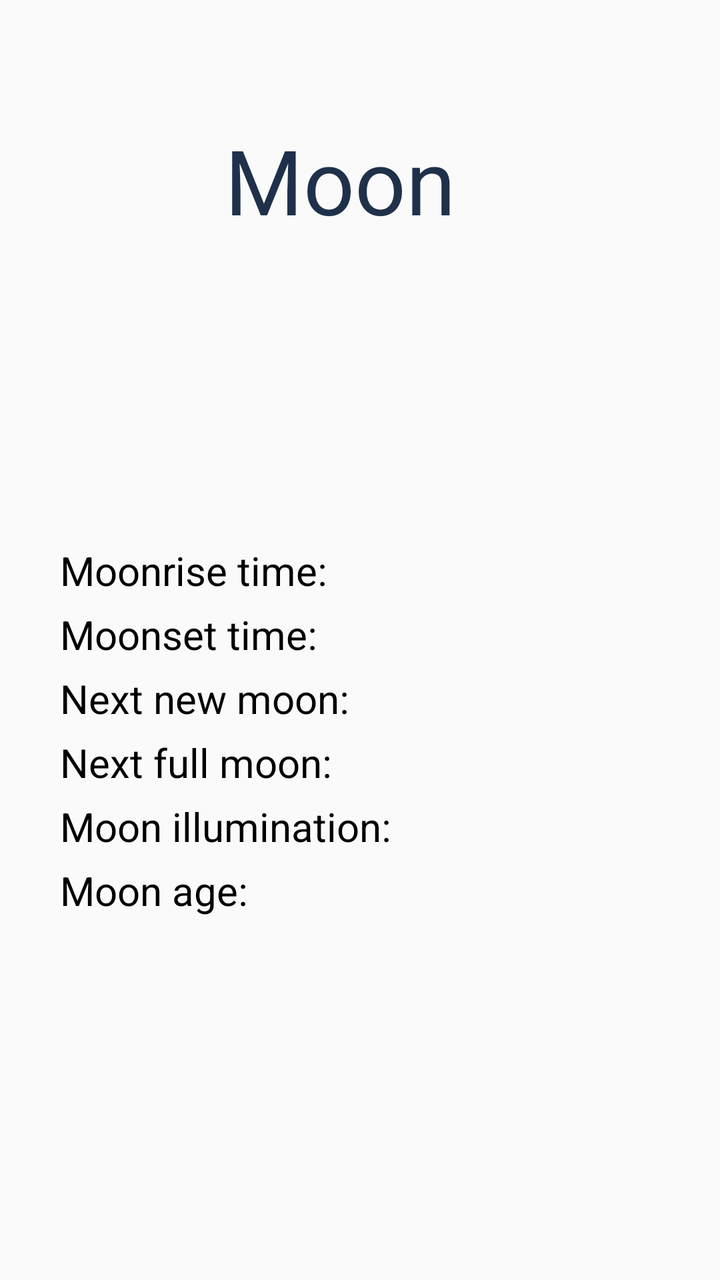
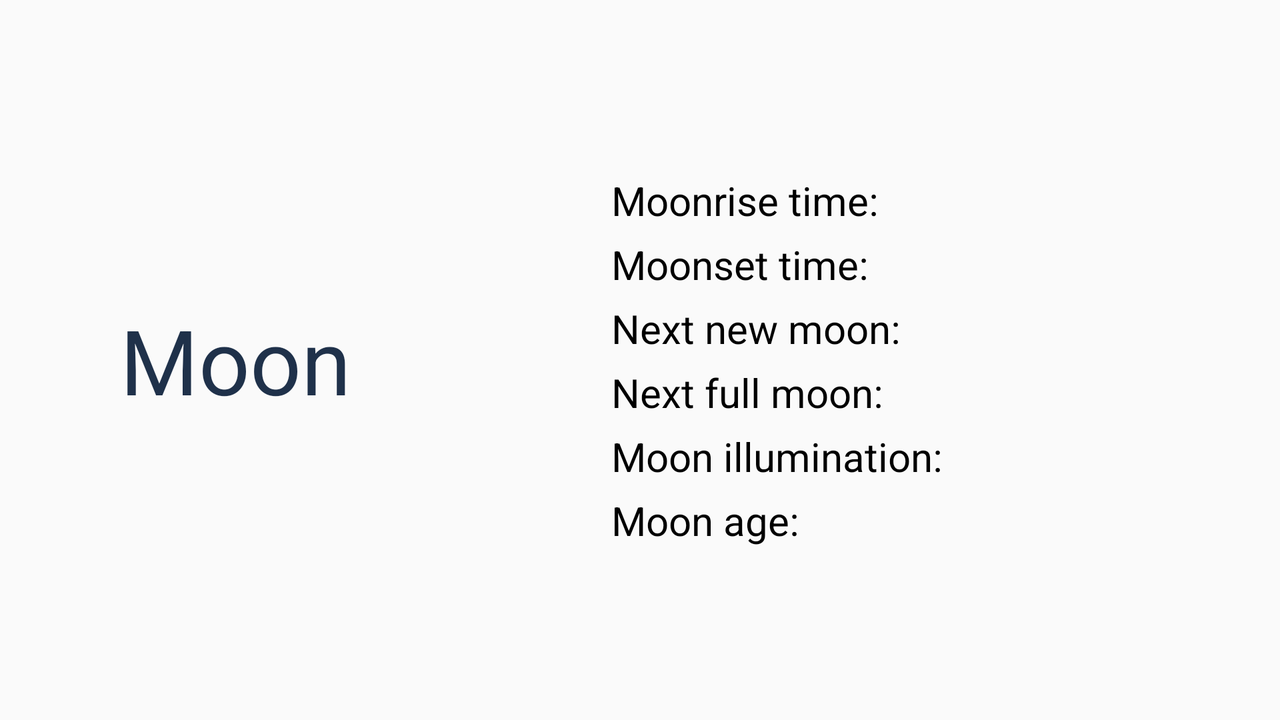

Compare how this app lays out the same screen by default and in its alternative resource folder. The renders come first, then the two layout files and the values they reference.
<!-- AndroidManifest.xml: application theme AppTheme -->
<!-- res/layout/fragment_moon.xml -->
<?xml version="1.0" encoding="utf-8"?>
<androidx.constraintlayout.widget.ConstraintLayout xmlns:android="http://schemas.android.com/apk/res/android"
    xmlns:app="http://schemas.android.com/apk/res-auto"
    xmlns:tools="http://schemas.android.com/tools"
    android:layout_width="match_parent"
    android:layout_height="match_parent"
    android:background="@drawable/frame_moon"
    android:orientation="vertical"
    android:padding="30dp"
    tools:context=".MoonFragment">


    <TextView
        android:id="@+id/title_moon"
        android:layout_width="0dp"
        android:layout_height="wrap_content"
        android:layout_marginStart="20dp"
        android:layout_marginTop="30dp"
        android:layout_marginEnd="20dp"
        android:drawableEnd="@drawable/moon"
        android:gravity="center"
        android:paddingStart="0dp"
        android:paddingEnd="20dp"
        android:text="@string/moon"
        android:textColor="#1F314A"
        android:textSize="@dimen/title_size"
        app:layout_constraintEnd_toEndOf="parent"
        app:layout_constraintStart_toStartOf="parent"
        app:layout_constraintTop_toTopOf="parent" />


    <TableLayout
        android:id="@+id/moon_table"
        android:layout_width="match_parent"
        android:layout_height="wrap_content"
        app:layout_constraintBottom_toBottomOf="parent"
        app:layout_constraintEnd_toEndOf="parent"
        app:layout_constraintStart_toStartOf="parent"
        app:layout_constraintTop_toBottomOf="@id/title_moon">

        <TableRow
            android:layout_width="match_parent"
            android:layout_height="match_parent"
            android:layout_marginBottom="5dp">

            <TextView
                android:id="@+id/textView1"
                android:layout_width="0dp"
                android:layout_height="wrap_content"
                android:layout_weight="1.2"
                android:gravity="bottom"
                android:text="@string/moonrise_time"
                android:textColor="#000000"
                android:textSize="@dimen/table_text_size" />

            <TextView
                android:id="@+id/moonrise_time"
                android:layout_width="0dp"
                android:layout_height="match_parent"
                android:layout_weight="1"
                android:gravity="bottom|end"
                android:textColor="#000000"
                android:textSize="@dimen/table_text_size" />

        </TableRow>

        <TableRow
            android:layout_width="match_parent"
            android:layout_height="match_parent"
            android:layout_marginBottom="5dp">

            <TextView
                android:id="@+id/textView2"
                android:layout_width="0dp"
                android:layout_height="wrap_content"
                android:layout_weight="1.2"
                android:gravity="bottom"
                android:text="@string/moonset_time"
                android:textColor="#000000"
                android:textSize="@dimen/table_text_size" />

            <TextView
                android:id="@+id/moonset_time"
                android:layout_width="0dp"
                android:layout_height="match_parent"
                android:layout_weight="1"
                android:gravity="bottom|end"
                android:textColor="#000000"
                android:textSize="@dimen/table_text_size" />
        </TableRow>

        <TableRow
            android:layout_width="match_parent"
            android:layout_height="match_parent"
            android:layout_marginBottom="5dp">

            <TextView
                android:id="@+id/textView3"
                android:layout_width="0dp"
                android:layout_height="wrap_content"
                android:layout_weight="1.2"
                android:gravity="bottom"
                android:text="@string/next_new_moon"
                android:textColor="#000000"
                android:textSize="@dimen/table_text_size" />

            <TextView
                android:id="@+id/next_new_moon"
                android:layout_width="0dp"
                android:layout_height="match_parent"
                android:layout_weight="1"
                android:gravity="bottom|end"
                android:textColor="#000000"
                android:textSize="@dimen/table_text_size" />
        </TableRow>

        <TableRow
            android:layout_width="match_parent"
            android:layout_height="match_parent"
            android:layout_marginBottom="5dp">

            <TextView
                android:id="@+id/textView4"
                android:layout_width="0dp"
                android:layout_height="wrap_content"
                android:layout_weight="1.2"
                android:gravity="bottom"
                android:text="@string/next_full_moon"
                android:textColor="#000000"
                android:textSize="@dimen/table_text_size" />

            <TextView
                android:id="@+id/next_full_moon"
                android:layout_width="0dp"
                android:layout_height="match_parent"
                android:layout_weight="1"
                android:gravity="bottom|end"
                android:textColor="#000000"
                android:textSize="@dimen/table_text_size" />
        </TableRow>

        <TableRow
            android:layout_width="match_parent"
            android:layout_height="match_parent"
            android:layout_marginBottom="5dp">

            <TextView
                android:id="@+id/textView5"
                android:layout_width="0dp"
                android:layout_height="wrap_content"
                android:layout_weight="1.5"
                android:gravity="bottom"
                android:text="@string/moon_illumination"
                android:textColor="#000000"
                android:textSize="@dimen/table_text_size" />

            <TextView
                android:id="@+id/moon_illumination"
                android:layout_width="0dp"
                android:layout_height="match_parent"
                android:layout_weight="1"
                android:gravity="bottom|end"
                android:textColor="#000000"
                android:textSize="@dimen/table_text_size" />
        </TableRow>

        <TableRow
            android:layout_width="match_parent"
            android:layout_height="match_parent">

            <TextView
                android:id="@+id/textView6"
                android:layout_width="0dp"
                android:layout_height="wrap_content"
                android:layout_weight="1.2"
                android:gravity="bottom"
                android:text="@string/moon_age"
                android:textColor="#000000"
                android:textSize="@dimen/table_text_size" />

            <TextView
                android:id="@+id/moon_age"
                android:layout_width="0dp"
                android:layout_height="match_parent"
                android:layout_weight="1"
                android:gravity="bottom|end"
                android:textColor="#000000"
                android:textSize="@dimen/table_text_size" />
        </TableRow>
    </TableLayout>
</androidx.constraintlayout.widget.ConstraintLayout>
<!-- resources referenced by this layout -->
<resources>
  <dimen name="table_text_size">20sp</dimen>
  <dimen name="title_size">45sp</dimen>
  <string name="moon">Moon</string>
  <string name="moon_age">Moon age:</string>
  <string name="moon_illumination">Moon illumination:</string>
  <string name="moonrise_time">Moonrise time:</string>
  <string name="moonset_time">Moonset time:</string>
  <string name="next_full_moon">Next full moon:</string>
  <string name="next_new_moon">Next new moon:</string>
  <style name="AppTheme" parent="Theme.AppCompat.Light.NoActionBar">
          
          <item name="colorPrimary">@color/colorPrimary</item>
          <item name="colorPrimaryDark">@color/colorPrimaryDark</item>
          <item name="colorAccent">#2962FF</item>
      </style>
</resources>
<!-- res/layout-land/fragment_moon.xml (the repository's variant of the layout above) -->
<!-- drawn on the phone turned sideways -->
<?xml version="1.0" encoding="utf-8"?>
<androidx.constraintlayout.widget.ConstraintLayout xmlns:android="http://schemas.android.com/apk/res/android"
    xmlns:app="http://schemas.android.com/apk/res-auto"
    xmlns:tools="http://schemas.android.com/tools"
    android:layout_width="match_parent"
    android:layout_height="match_parent"
    android:background="@drawable/frame_moon"
    android:orientation="vertical"
    android:padding="30dp"
    tools:context=".MoonFragment">


    <TextView
        android:id="@+id/title_moon"
        android:layout_width="wrap_content"
        android:layout_height="wrap_content"
        android:layout_marginStart="30dp"
        android:gravity="center"
        android:text="@string/moon"
        android:textColor="#1F314A"
        android:textSize="@dimen/title_size"
        app:layout_constraintBottom_toBottomOf="parent"
        app:layout_constraintStart_toStartOf="parent"
        app:layout_constraintTop_toTopOf="parent" />


    <ImageView
        android:id="@+id/imageView3"
        android:layout_width="wrap_content"
        android:layout_height="wrap_content"
        android:layout_marginStart="55dp"
        app:layout_constraintBottom_toBottomOf="parent"
        app:layout_constraintStart_toEndOf="@+id/title_moon"
        app:layout_constraintTop_toTopOf="parent"
        app:srcCompat="@drawable/moon" />

    <TableLayout
        android:id="@+id/moon_table"
        android:layout_width="0dp"
        android:layout_height="wrap_content"
        android:layout_marginStart="75dp"
        android:layout_marginEnd="10dp"
        app:layout_constraintBottom_toBottomOf="parent"
        app:layout_constraintEnd_toEndOf="parent"
        app:layout_constraintStart_toEndOf="@id/imageView3"
        app:layout_constraintTop_toTopOf="parent">

        <TableRow
            android:layout_width="match_parent"
            android:layout_height="match_parent"
            android:layout_marginBottom="5dp">

            <TextView
                android:id="@+id/textView1"
                android:layout_width="0dp"
                android:layout_height="match_parent"
                android:layout_weight="1.2"
                android:gravity="bottom"
                android:text="@string/moonrise_time"
                android:textColor="#000000"
                android:textSize="@dimen/table_text_size" />

            <TextView
                android:id="@+id/moonrise_time"
                android:layout_width="0dp"
                android:layout_height="match_parent"
                android:layout_weight="1"
                android:gravity="bottom|end"
                android:textColor="#000000"
                android:textSize="@dimen/table_text_size" />

        </TableRow>

        <TableRow
            android:layout_width="match_parent"
            android:layout_height="match_parent"
            android:layout_marginBottom="5dp">

            <TextView
                android:id="@+id/textView2"
                android:layout_width="0dp"
                android:layout_height="match_parent"
                android:layout_weight="1.2"
                android:gravity="bottom"
                android:text="@string/moonset_time"
                android:textColor="#000000"
                android:textSize="@dimen/table_text_size" />

            <TextView
                android:id="@+id/moonset_time"
                android:layout_width="0dp"
                android:layout_height="match_parent"
                android:layout_weight="1"
                android:gravity="bottom|end"
                android:textColor="#000000"
                android:textSize="@dimen/table_text_size" />
        </TableRow>

        <TableRow
            android:layout_width="match_parent"
            android:layout_height="match_parent"
            android:layout_marginBottom="5dp">

            <TextView
                android:id="@+id/textView3"
                android:layout_width="0dp"
                android:layout_height="match_parent"
                android:layout_weight="1.2"
                android:gravity="bottom"
                android:text="@string/next_new_moon"
                android:textColor="#000000"
                android:textSize="@dimen/table_text_size" />

            <TextView
                android:id="@+id/next_new_moon"
                android:layout_width="0dp"
                android:layout_height="match_parent"
                android:layout_weight="1"
                android:gravity="bottom|end"
                android:textColor="#000000"
                android:textSize="@dimen/table_text_size" />
        </TableRow>

        <TableRow
            android:layout_width="match_parent"
            android:layout_height="match_parent"
            android:layout_marginBottom="5dp">

            <TextView
                android:id="@+id/textView4"
                android:layout_width="0dp"
                android:layout_height="match_parent"
                android:layout_weight="1.2"
                android:gravity="bottom"
                android:text="@string/next_full_moon"
                android:textColor="#000000"
                android:textSize="@dimen/table_text_size" />

            <TextView
                android:id="@+id/next_full_moon"
                android:layout_width="0dp"
                android:layout_height="match_parent"
                android:layout_weight="1"
                android:gravity="bottom|end"
                android:textColor="#000000"
                android:textSize="@dimen/table_text_size" />
        </TableRow>

        <TableRow
            android:layout_width="match_parent"
            android:layout_height="match_parent"
            android:layout_marginBottom="5dp">

            <TextView
                android:id="@+id/textView5"
                android:layout_width="0dp"
                android:layout_height="match_parent"
                android:layout_weight="1.5"
                android:gravity="bottom"
                android:text="@string/moon_illumination"
                android:textColor="#000000"
                android:textSize="@dimen/table_text_size" />

            <TextView
                android:id="@+id/moon_illumination"
                android:layout_width="0dp"
                android:layout_height="match_parent"
                android:layout_weight="1"
                android:gravity="bottom|end"
                android:textColor="#000000"
                android:textSize="@dimen/table_text_size" />
        </TableRow>

        <TableRow
            android:layout_width="match_parent"
            android:layout_height="match_parent">

            <TextView
                android:id="@+id/textView6"
                android:layout_width="0dp"
                android:layout_height="match_parent"
                android:layout_weight="1.2"
                android:gravity="bottom"
                android:text="@string/moon_age"
                android:textColor="#000000"
                android:textSize="@dimen/table_text_size" />

            <TextView
                android:id="@+id/moon_age"
                android:layout_width="0dp"
                android:layout_height="match_parent"
                android:layout_weight="1"
                android:gravity="bottom|end"
                android:textColor="#000000"
                android:textSize="@dimen/table_text_size" />
        </TableRow>
    </TableLayout>
</androidx.constraintlayout.widget.ConstraintLayout>
